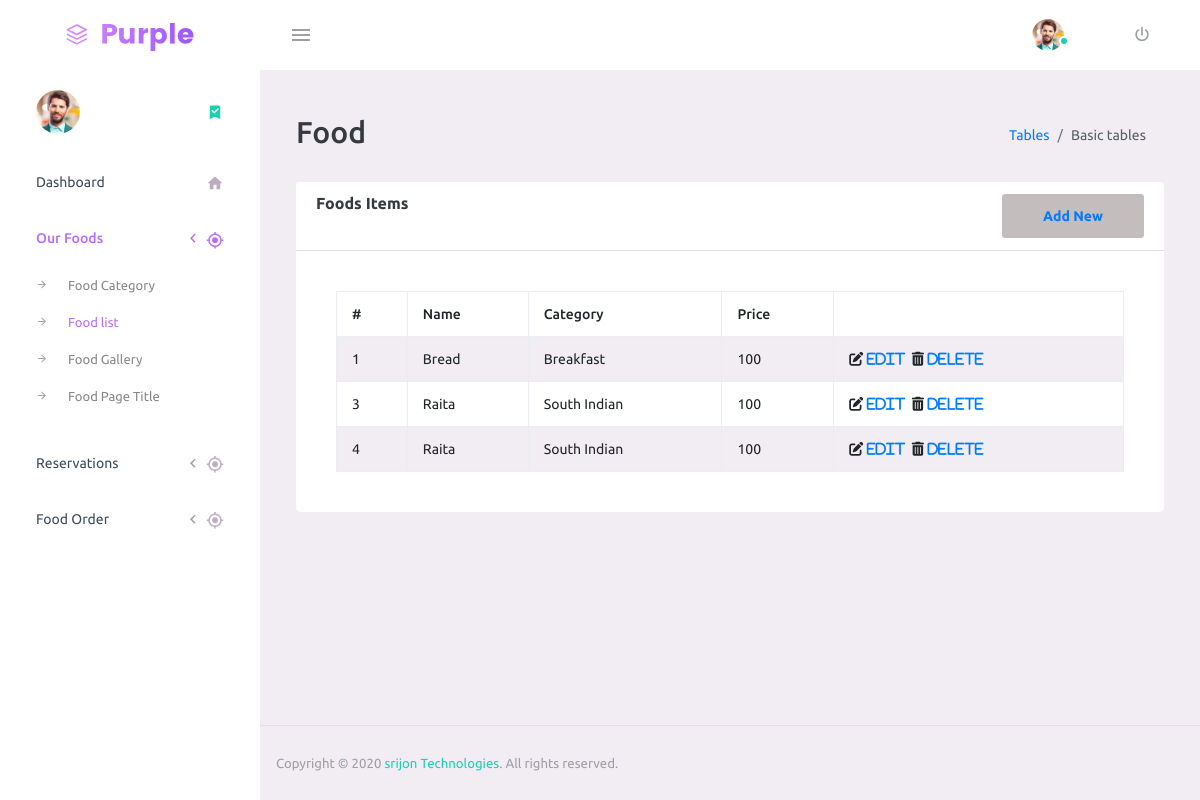
Screenshot of /admin/foodlist.php (signed in) with the database file from the repository.
### tables this page shows
CREATE TABLE `foodlist` (
  `id` int(11) NOT NULL,
  `name` text NOT NULL,
  `category_name` varchar(255) NOT NULL,
  `price` int(255) NOT NULL
);

### admin/foodlist.php (the view, shortened to what this page needs)
<!DOCTYPE html>
<html lang="en">
<head>
    <link rel="stylesheet" href="vendors/mdi/css/materialdesignicons.min.css">
    <link rel="stylesheet" href="vendors/css/vendor.bundle.base.css">
    <link rel="stylesheet" href="css/style.css">
</head>
<body>
    <div class="container-scroller">
        <?php
        include("include/header.php");
        ?>
        <div class="container-fluid page-body-wrapper">
            <?php
          include("Include/sidebar.php");
          ?>
            <div class="main-panel">
                <div class="content-wrapper">
                    <div class="page-header">
                        <h2> Food </h2>
                        <nav aria-label="breadcrumb">
                            <ol class="breadcrumb">
                                <li class="breadcrumb-item"><a href="#">Tables</a></li>
                                <li class="breadcrumb-item active" aria-current="page">Basic tables</li>
                            </ol>
                        </nav>
                    </div>
                    <div class="row mb-4">
                        <div class="col-md-12">
                            <div class="card mb-4">
                                <div class="card-header bg-white font-weight-bold">
                                    Foods Items
                                    <button type="submit" class="btn btn-secondary float-right customs-btn-bd"
                                        data-toggle="modal" data-target="#foodCategory">
                                        <a href="createfood.php"> Add New </a>
                                    </button>
                                </div>
                                <div class="card-body ">
                                    <table class="table table-striped">
                                    <?php
                    require_once "include/config.php";
                    $sql = "SELECT * FROM foodlist";
                    if($result = mysqli_query($link, $sql)){
                        if(mysqli_num_rows($result) > 0){
                            echo "<table class='table table-bordered table-striped'>";
                                echo "<thead>";
                                    echo "<tr>";
                                        echo "<th>#</th>";
                                        echo "<th>Name</th>";
                                        echo "<th>Category</th>";
                                        echo "<th>Price</th>";
                                    echo "</tr>";
                                echo "</thead>";
                                echo "<tbody>";
                                while($row = mysqli_fetch_array($result)){
                                    echo "<tr>";
                                        echo "<td>" . $row['id'] . "</td>";
                                        echo "<td>" . $row['name'] . "</td>";
                                        echo "<td>" . $row['category_name'] . "</td>";
                                        echo "<td>" . $row['price'] . "</td>";
                                        echo "<td>";
                                            echo "<i class='fas fa-edit'><a href='updatefood.php?id=". $row['id'] ."'> Edit</a></i>";
                                            echo "<i class='fas fa-trash-alt'><a href='deletefood.php?id=". $row['id'] ."'> Delete</a></i>";
                                        echo "</td>";
                                    echo "</tr>";
                                }
                                echo "</tbody>";
                            echo "</table>";
                        } else{
                            echo "<p class='lead'><em>No records were found.</em></p>";
                        }
                    } else{
                        echo "ERROR: Could not able to execute $sql. " . mysqli_error($link);
                    }
                    ?>
                                </div>
                            </div>
                        </div>
                    </div>
                </div>
                <?php
            include("Include/footer.php");
            ?>
            </div>
        </div>
    </div>
</body>
</html>

### rows the page displays
foodlist: id "1", name "Bread", category_name "Breakfast", price "100"
foodlist: id "3", name "Raita", category_name "South Indian", price "100"
foodlist: id "4", name "Raita", category_name "South Indian", price "100"
